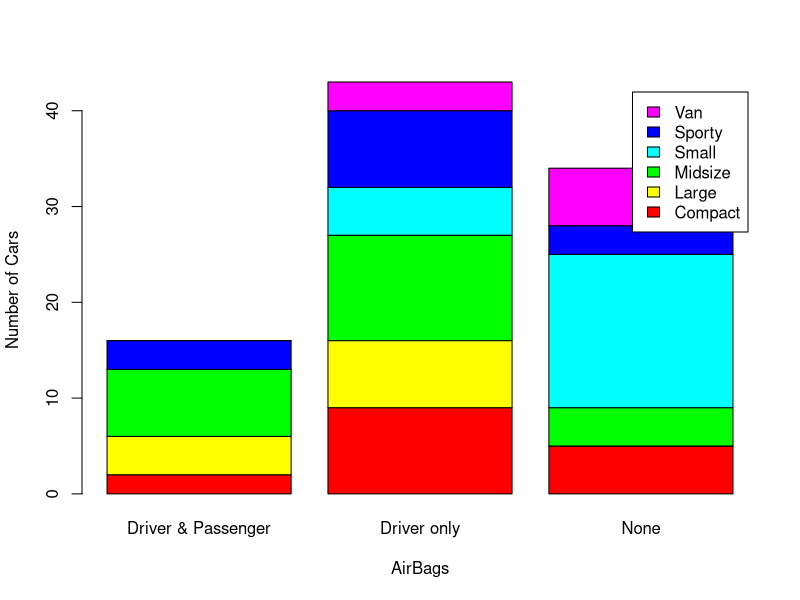

Source code (R):
# Title     : TODO
# Objective : TODO
# Created by: coeat
# Created on: 2021/04/20

library(MASS)
print('START**********')
tab <- with(Cars93, xtabs(~Type + AirBags))
# ~는 독립 변수로 만든다
# xtabs은 크로스 테이블
# 크로스 테이블은 첫째 인자를 sub막대가 되고 두번째 인자가 main막대가됨
print(Cars93$AirBags)
print(Cars93$Type)

head <- c('Compact', 'Large', 'Midsize', 'Small', 'Sporty', 'Van')

barplot(tab,
        beside = F,
        xlab = "AirBags",
        ylab = "Number of Cars",
        col = rainbow(6), #rainbow함수는 무지개 색중 4개를 반환
        legend = head,)
